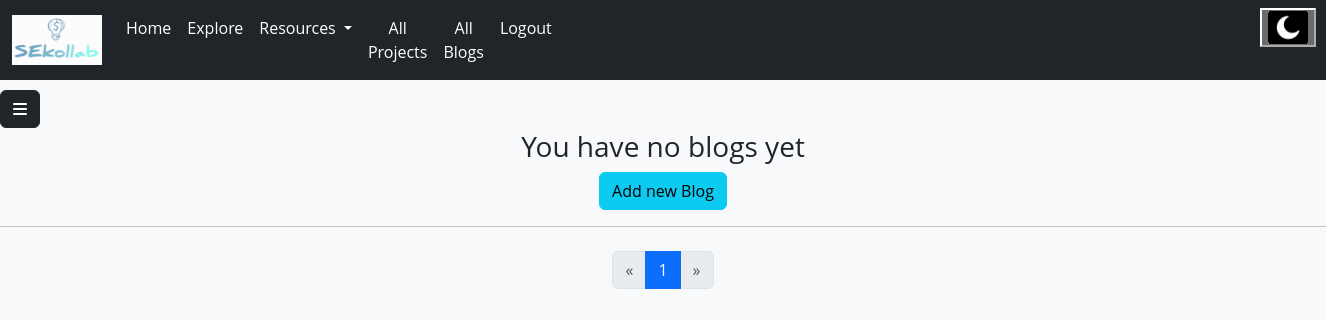
The page /myblogs (signed in) on the database as committed earlier.
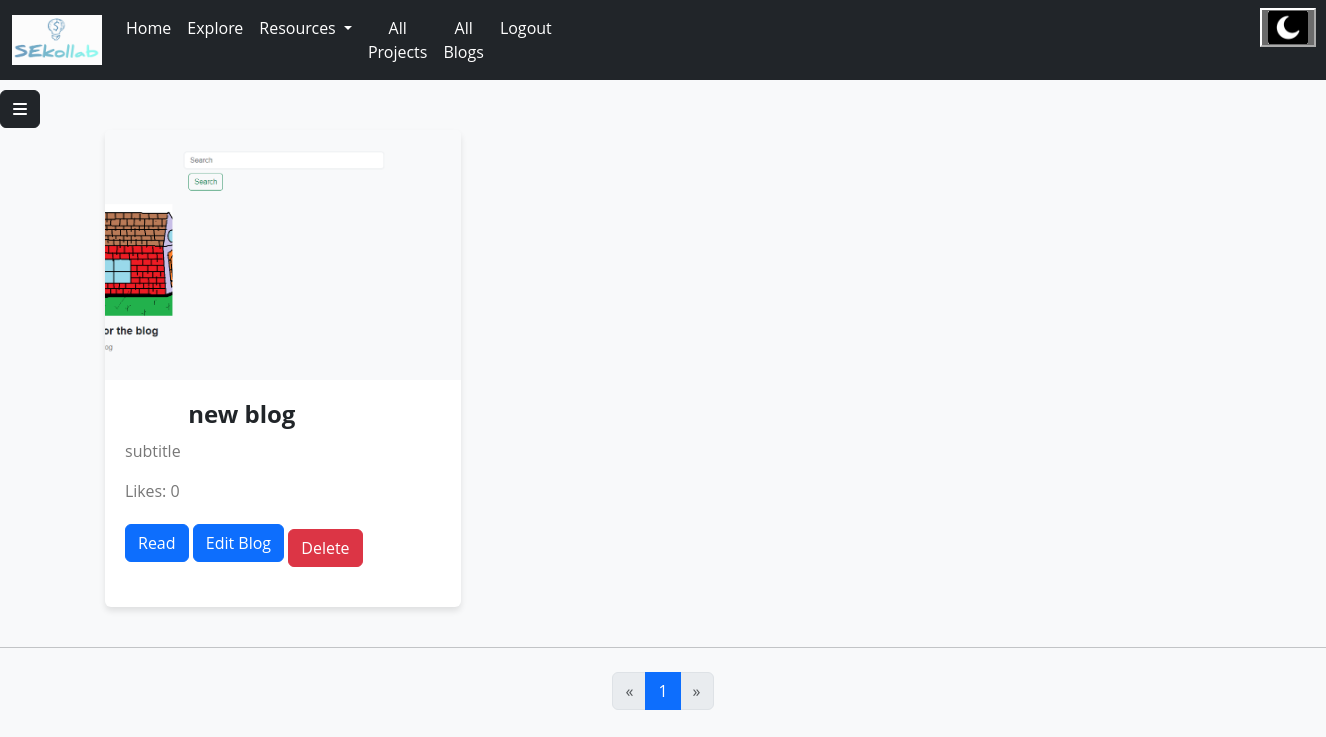
The same page on the database as committed later.
### models.py (models this page shows)
class Blog(db.Model):
    __tablename__ = "blogs"
    id = Column(Integer, primary_key=True, autoincrement=True)
    user_id = Column(Integer, ForeignKey('users.id'))
    title = Column(String, nullable=False)
    subtitle = Column(String, nullable=False)
    content = Column(String, nullable=False)
    blog_image = Column(String)
    like = Column(Integer, nullable=False, default=0)
    date = Column(String, default=datetime.date.today().strftime("%B %d, %Y"))
    author = relationship("User", back_populates="blogs")
    user = relationship("User", back_populates="blogs")

### main.py (the view)
@app.route("/myblogs", methods=["GET", "POST"])
@login_required
def myblogs():
    page = request.args.get("page", default=1, type=int)
    per_page = 10
    offset = (page - 1) * per_page
    blogs = Blog.query.filter_by(user_id=current_user.id).offset(offset).limit(per_page).all()
    user = User.query.filter_by(id=current_user.id).first()
    total_records = Blog.query.count()
    total_pages = (total_records // per_page) + (1 if total_records % per_page > 0 else 0)
    return render_template("myblogs.html", user=user, page=page, total_pages=total_pages, blogs=blogs)

### main.py (called while the page is built)
@login_manager.user_loader
def load_user(user_id):
    return User.query.get(int(user_id))

### templates/myblogs.html (shortened to what this page needs)
<!DOCTYPE html>
<html lang="en">
<head>
  <link href="https://your-font-service.com/fonts/css/style.css" rel="stylesheet">
  <link href="https://cdn.jsdelivr.net/npm/bootstrap@5.3.3/dist/css/bootstrap.min.css" rel="stylesheet">
  <link rel="stylesheet" href="../static/css/myblogs.css">
  <link rel="stylesheet" href="../static/css/sidebar.css">
</head>
<body>
  {% include "navigationloggedin.html" %}
  {% include "sidebar.html" %}
  <div class="container">
    {% if blogs %}
    <div class="row">
      {% for blog in blogs %}
      <div class="col-12 col-sm-6 col-md-6 col-lg-4 mb-4">
        <div class="card h-100">
          <img src="../{{ blog.blog_image}}" class="card-img-top" alt="Blog Image">
          <div class="card-body">
            <h5 class="card-title">{{ blog.title }}</h5>
            <p class="card-text">{{ blog.subtitle }}</p>
            <p class="card-text">Likes: {{ blog.like }}</p>
            <a href="{{ url_for('Specficblog', id=blog.id) }}"><button type="button" class="btn btn-primary">Read</button></a>
            <a href="{{ url_for('editblog', id=blog.id) }}"><button type="button" class="btn btn-primary">Edit Blog</button></a>
            <form action="{{ url_for('deleteblog', id=blog.id) }}" method="post" style="display:inline;">
              <button type="submit" class="btn btn-danger">Delete</button>
            </form>
          </div>
        </div>
      </div>
      {% endfor %}
    </div>
    {% else %}
    <h3 class="text-center">You have no blogs yet</h3>
    <div class="text-center">
      <a href="{{ url_for('newblog') }}"><button type="button" class="btn btn-info">Add new Blog</button></a>
    </div>
    {% endif %}
  </div>
  <hr>
  <nav class="my-4" aria-label="...">
    <ul class="pagination justify-content-center">
      <li class="page-item {{ 'disabled' if page <= 1 else '' }}">
        <a class="page-link" href="{{ url_for('allblogs', page=page-1) }}" tabindex="-1" aria-disabled="{{ 'true' if page <= 1 else 'false' }}">&laquo;</a>
      </li>
      {% for p in range(1, total_pages + 1) %}
      <li class="page-item {{ 'active' if p == page else '' }}">
        <a class="page-link" href="{{ url_for('allblogs', page=p) }}">{{ p }}</a>
      </li>
      {% endfor %}
      <li class="page-item {{ 'disabled' if page >= total_pages else '' }}">
        <a class="page-link" href="{{ url_for('allblogs', page=page+1) }}">&raquo;</a>
      </li>
    </ul>
  </nav>
</body>
</html>

Rows that differ between the two databases and show on the page:
added Blog: title "new blog", subtitle "subtitle", like "0"
Other text that changed with them:
text no longer shown: "You have no blogs yet Add new Blog"
